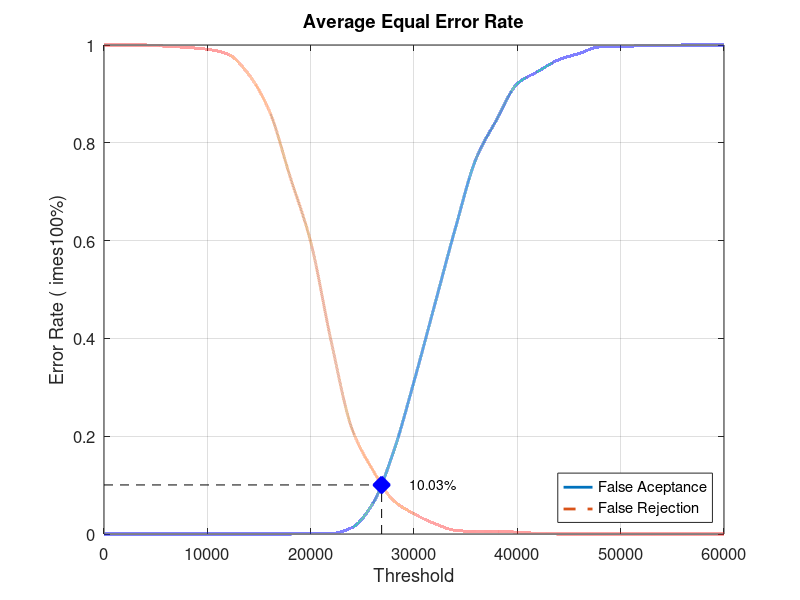
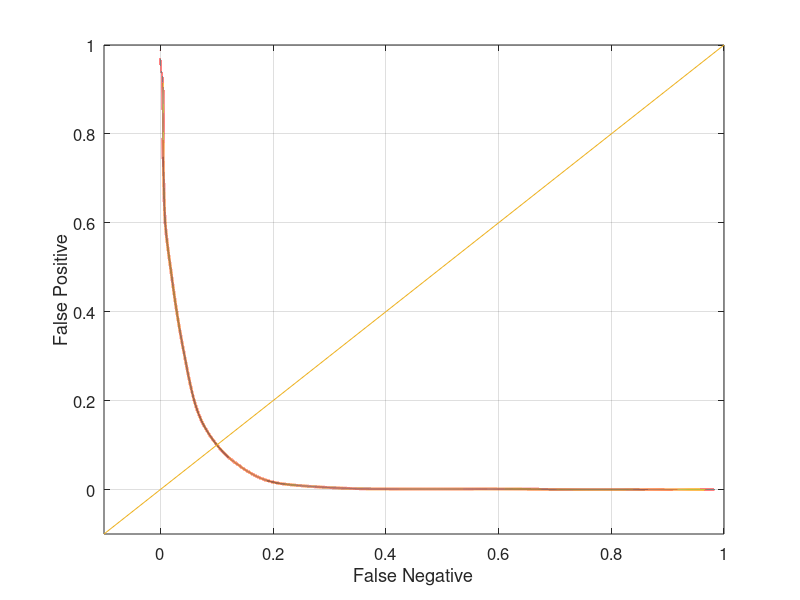

The MATLAB script that drew these images, in order:
close all;
clear;
clc;
x = 0:2000:60000;
xq = 0:0.5:60000;

y0 = [0 0 0 0 0 0 0 0 0 0 0.00131579 0.00131579 0.0131579 0.0618421 0.167105 0.311842 0.468421 0.625 0.767105 0.847368 0.921053 0.946053 0.969737 0.982895 0.996053 0.996053 0.998684 0.998684 1 1 1]
yy0 = interp1(x, y0, xq, 'pchip');
y1 = [1 1 1 0.9975 0.995 0.99125 0.98125 0.94 0.865 0.73125 0.5975 0.3925 0.215 0.13125 0.06875 0.04125 0.02125 0.0075 0.005 0.005 0.00375 0.00125 0 0 0 0 0 0 0 0 0]
yy1 = interp1(x, y1, xq, 'pchip');

% Calculating EER: 
y2 = abs(y0 - y1);
find(y2 == min(y2))
yy2 = abs(yy0 - yy1);
xEER = find(yy2 == min(yy2));
xEERIndex = xq(xEER) % X-axis EER
yEER = yy0(xEER) % Y-axis EER

main = figure
plot(xq, yy0,'-','LineWidth', 2);	hold on
plot(xq, yy1,'--','LineWidth', 2);	hold on
plot([xEERIndex xEERIndex], [0 yEER], 'k--');	hold on
plot([0 xEERIndex], [yEER yEER], 'k--');	hold on
plot(xEERIndex, yEER, 'bx', 'LineWidth', 10);	hold on
text(xEERIndex + 10 * xEERIndex / 100, yEER, [num2str(round((10000 * yEER)) / 100) '%'])
legend('False Aceptance', 'False Rejection', 'Location', 'SouthEast')
xlabel('Threshold')
ylabel('Error Rate (	imes100%)')
title('Average Equal Error Rate')
set(gca, 'FontSize', 12)
axis([0 60000 0 1])
grid on

print(main, 'Experiment1AverageMain', '-dpng');
FNRxFPR = figure('Color', [1 1 1]);
plot(yy1, yy0, '-', yy1, yy0, 'LineWidth', 2);
hold on
y = -0.1:0.1:1
plot(y, y); 
set(gca, 'FontSize', 12)
xlabel('False Negative')
ylabel('False Positive')
axis([-0.1 1 -0.1 1])
set(gca, 'FontSize', 12)
grid on

print(FNRxFPR, 'Experiment1AverageFNRxFPR','-dpng');
